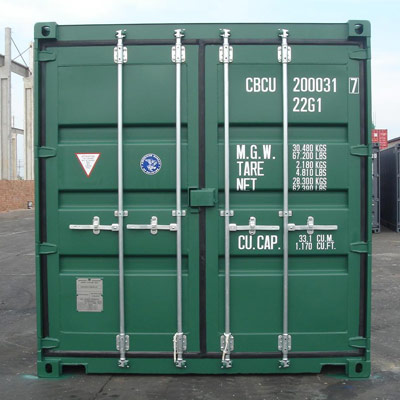
#> input picture container_images/2.jpg, 400 x 400 px
$ python New_updated_code.py
#> lines starting #> are read from the running program, lines starting #| are printed output that depends on the picture
import cv2
import pytesseract
import imutils
import numpy as np

pytesseract.pytesseract.tesseract_cmd = 'C:\Program Files\Tesseract-OCR\\tesseract.exe'
image = cv2.imread('container_images/2.jpg')
#> image is the input picture: shape (400, 400, 3); mean B, G, R 116.5, 124, 94.7
image = image[50:150, 150:500]
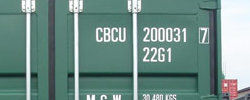
#> image: shape (100, 250, 3); mean B, G, R 135.9, 141.8, 112.4
#cropping top right of the image where it is assumed that container number is written

# Display the original image
#cv2.imshow("Original Image", image)
#cv2.waitKey(0)

# RGB to Gray scale conversion
gray = cv2.cvtColor(image, cv2.COLOR_BGR2GRAY)
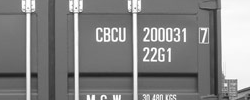
#> gray: shape (100, 250); min 27, max 255, mean 132.3

# Noise removal with iterative bilateral filter(removes noise while preserving edges)
gray = cv2.bilateralFilter(gray, 11, 17, 17)

'''
# ROI Selector
r = cv2.selectROI( gray )
width_start, height_start, width_end, height_end = r
cropped_img = gray[height_start: height_start + height_end, width_start: width_start + width_end]
cv2.imwrite( 'CroppedImage.jpg', cropped_img )  # Saving Cropped Image
cv2.imshow('Cropped Image', cropped_img)
cv2.waitKey(0)
'''
#Image Inverted
imagem = cv2.bitwise_not(gray)
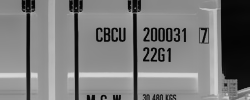
#> imagem: shape (100, 250); min 2, max 216, mean 122.7

#Bilateral Filtering
gray_new = cv2.bilateralFilter(imagem, 11, 17, 17)
print( "Container Number = " , pytesseract.image_to_string( gray_new )) # Try 1 (BEST RESULT IN MOST CASES)
#> (this line was passed over: pytesseract is not available in this run)

#cv2.imshow("Bilateral Filter", gray_new )
#cv2.waitKey(0)

$ run again, with container_images/1.jpg copied over container_images/2.jpg
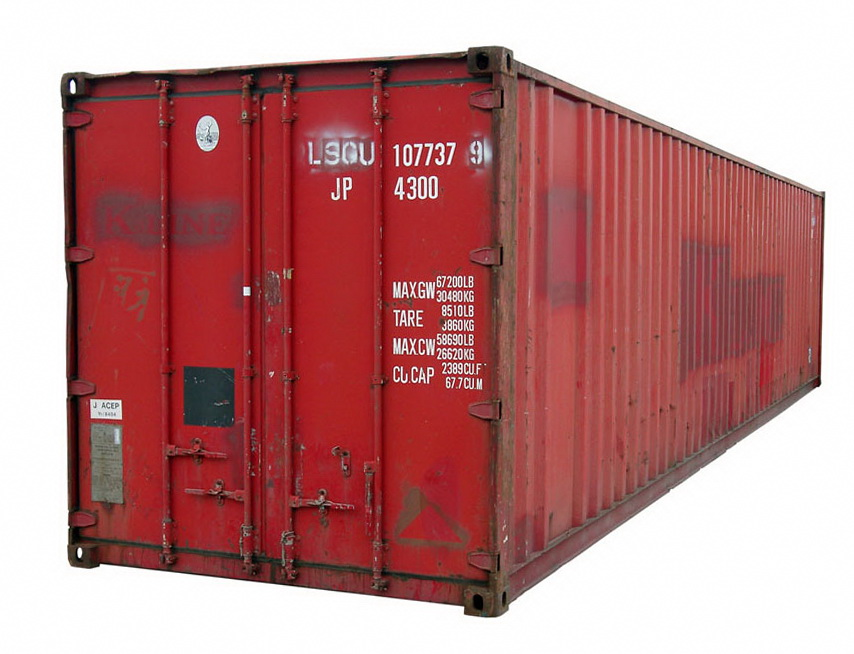
#> input picture container_images/1.jpg, 854 x 654 px
#> image is the input picture: shape (654, 854, 3); mean B, G, R 132.6, 132.1, 187.3
#> image: shape (100, 350, 3)
#> `gray = cv2.cvtColor(image, cv2.COLOR_BGR2GRAY)`:
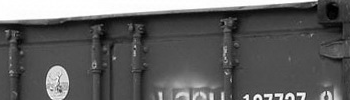
#> gray: shape (100, 350); min 0, max 255, mean 93.9
#> `imagem = cv2.bitwise_not(gray)`:
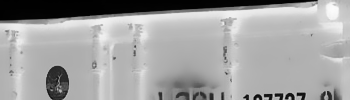
#> imagem: shape (100, 350); min 0, max 251, mean 161.1

$ run again, with container_images/10.jpg copied over container_images/2.jpg
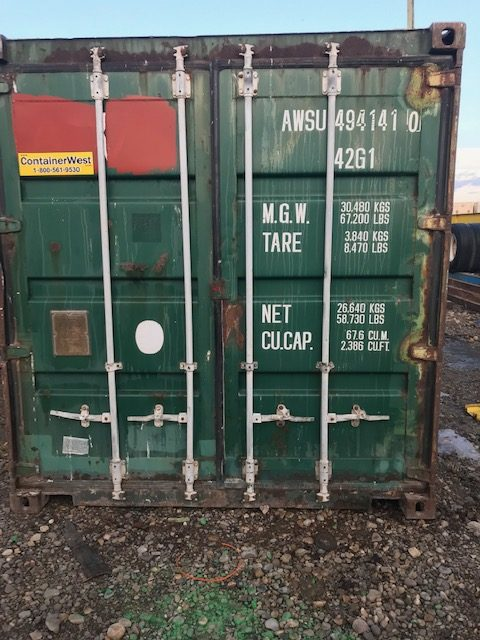
#> input picture container_images/10.jpg, 480 x 640 px
#> image is the input picture: shape (640, 480, 3); mean B, G, R 90.6, 96.9, 91.2
#> image: shape (100, 330, 3)
#> `gray = cv2.cvtColor(image, cv2.COLOR_BGR2GRAY)`:
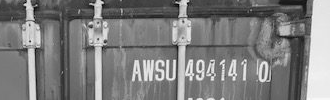
#> gray: shape (100, 330); min 2, max 251, mean 125.1
#> `imagem = cv2.bitwise_not(gray)`:
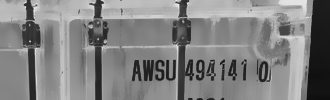
#> imagem: shape (100, 330); min 14, max 245, mean 129.8
